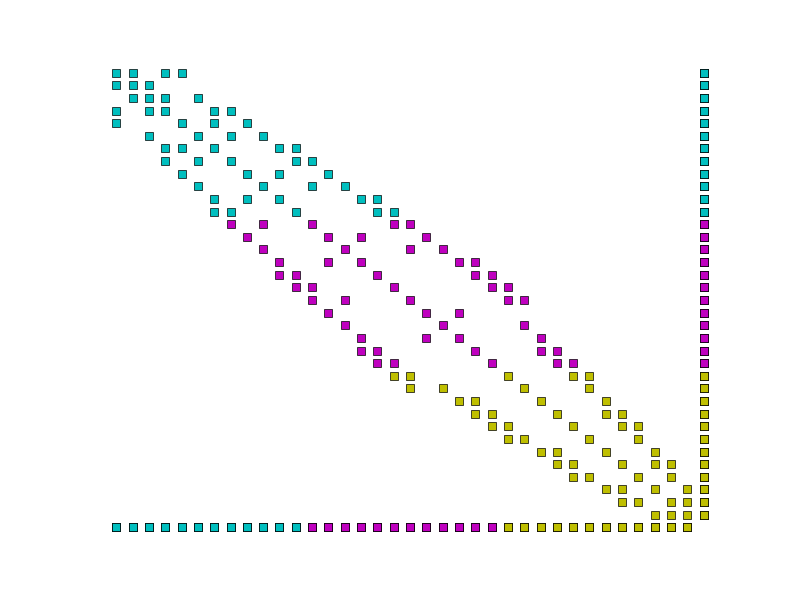

This chart was generated by the following Python code:
from firedrake import *
import pylab

m = UnitSquareMesh(5, 5)
V = FunctionSpace(m, 'CG', 1)
R = FunctionSpace(m, 'R', 0)
W = V * R
u, r = TrialFunctions(W)
v, s = TestFunctions(W)

a = inner(grad(u), grad(v))*dx + u*s*dx + v*r*dx
M = assemble(a)

A = M.M.blocks[0][0].values

L = A.shape[0]

for i_ in range(3):
    for i in range(i_*L/3, (i_+1)*L/3):
        for j in range(L):
            if A[i, j]:
                pylab.plot(j, L-i, '%ss' % "cmy"[i_], markersize=6)
            pylab.plot(L, L - i, '%ss' % "cmy"[i_], markersize=6)
            pylab.plot(i, 0, '%ss' % "cmy"[i_], markersize=6)
pylab.axis([-1, L+1, -1, L+1])
pylab.axis("off")
pylab.savefig("real_distribution.png")
